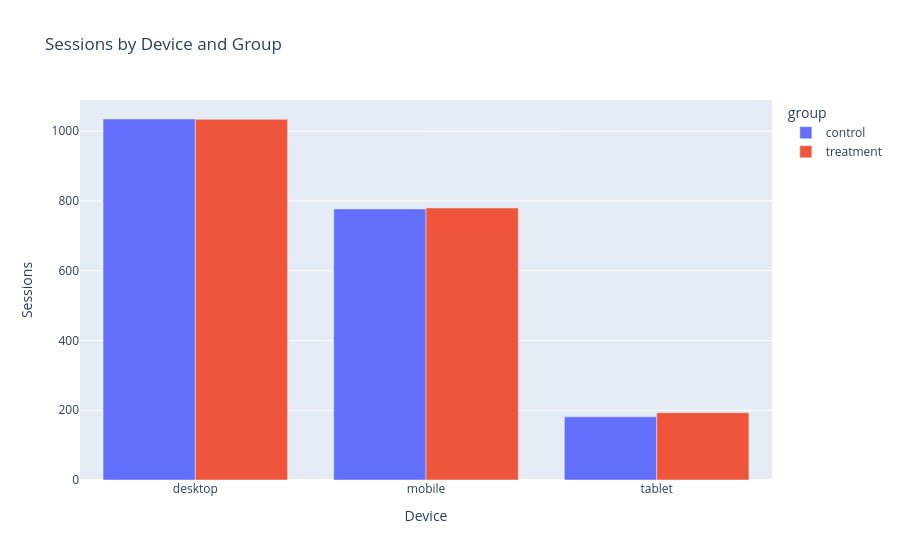

This figure's notebook cell:
### Code cell
# Device breakdown
device_counts = df.groupby(["group", "device"]).size().reset_index(name="count")
fig_device = px.bar(
    device_counts,
    x="device",
    y="count",
    color="group",
    barmode="group",
    title="Sessions by Device and Group",
    color_discrete_map={"control": "#636EFA", "treatment": "#EF553B"}
)
fig_device.update_layout(xaxis_title="Device", yaxis_title="Sessions")
fig_device.show()

### Figure 1 — Plotly figure (JSON) as saved in the notebook; plotly's stock layout.template omitted (floating-point values rounded to 4 significant figures)
{"data": [{"alignmentgroup": "True", "hovertemplate": "group=control<br>device=%{x}<br>count=%{y}<extra></extra>", "legendgroup": "control", "marker": {"color": "#636EFA", "pattern": {"shape": ""}}, "name": "control", "offsetgroup": "control", "orientation": "v", "showlegend": true, "textposition": "auto", "type": "bar", "x": ["desktop", "mobile", "tablet"], "xaxis": "x", "y": [1035, 777, 181], "yaxis": "y"}, {"alignmentgroup": "True", "hovertemplate": "group=treatment<br>device=%{x}<br>count=%{y}<extra></extra>", "legendgroup": "treatment", "marker": {"color": "#EF553B", "pattern": {"shape": ""}}, "name": "treatment", "offsetgroup": "treatment", "orientation": "v", "showlegend": true, "textposition": "auto", "type": "bar", "x": ["desktop", "mobile", "tablet"], "xaxis": "x", "y": [1034, 780, 193], "yaxis": "y"}], "layout": {"barmode": "group", "legend": {"title": {"text": "group"}, "tracegroupgap": 0}, "title": {"text": "Sessions by Device and Group"}, "xaxis": {"anchor": "y", "domain": [0, 1], "title": {"text": "Device"}}, "yaxis": {"anchor": "x", "domain": [0, 1], "title": {"text": "Sessions"}}}}
